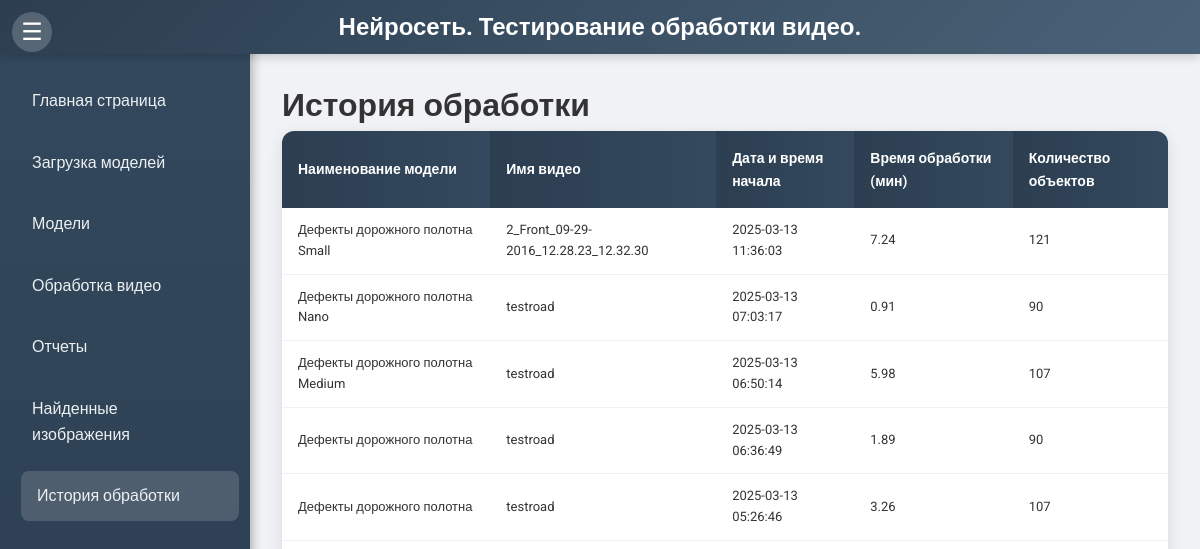
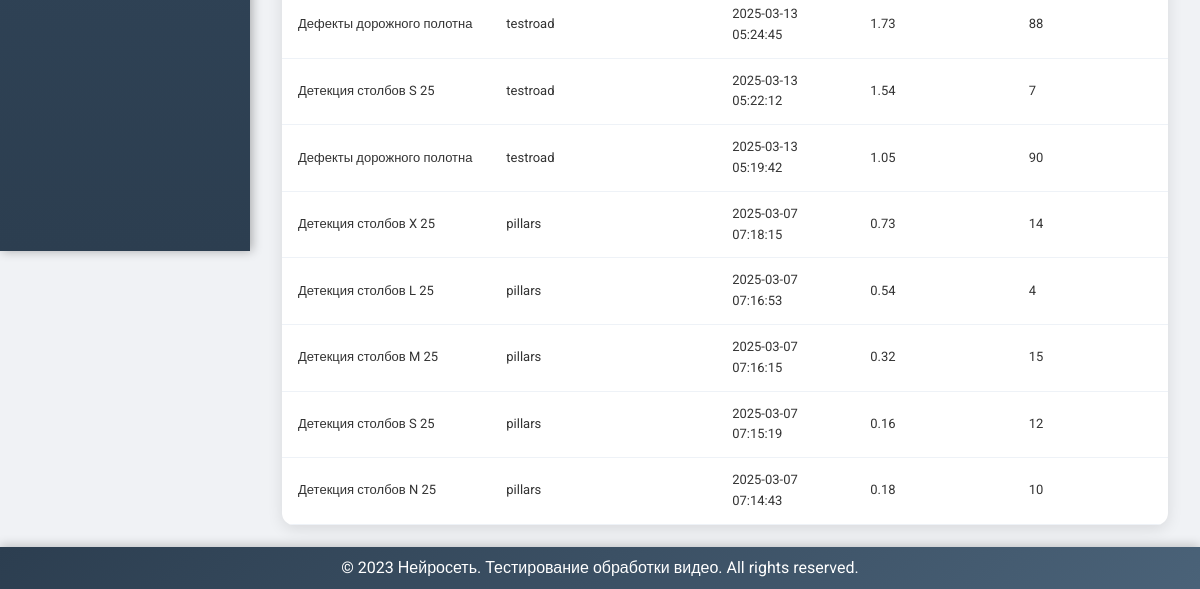
The page /processing_history on the database as committed earlier (2 pictures, top to bottom).
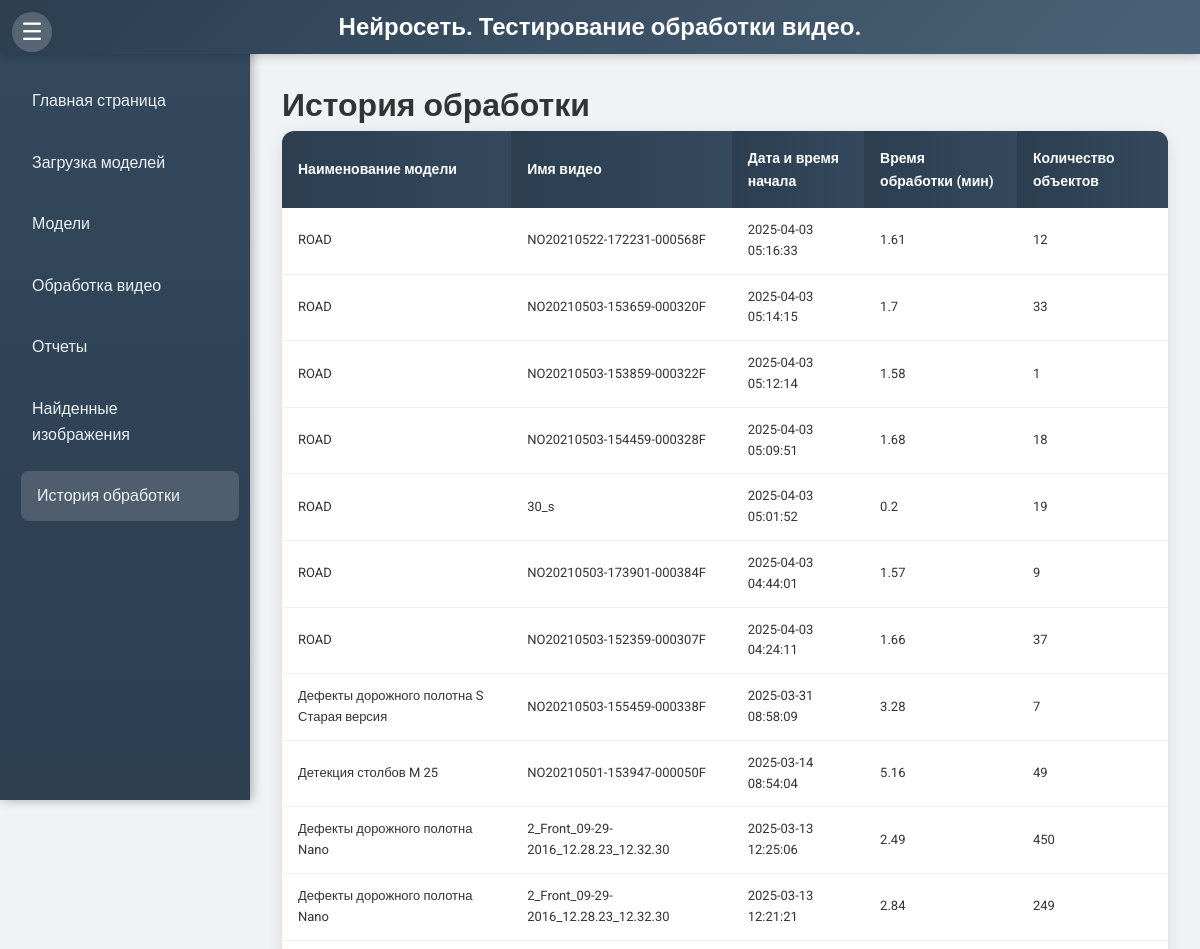
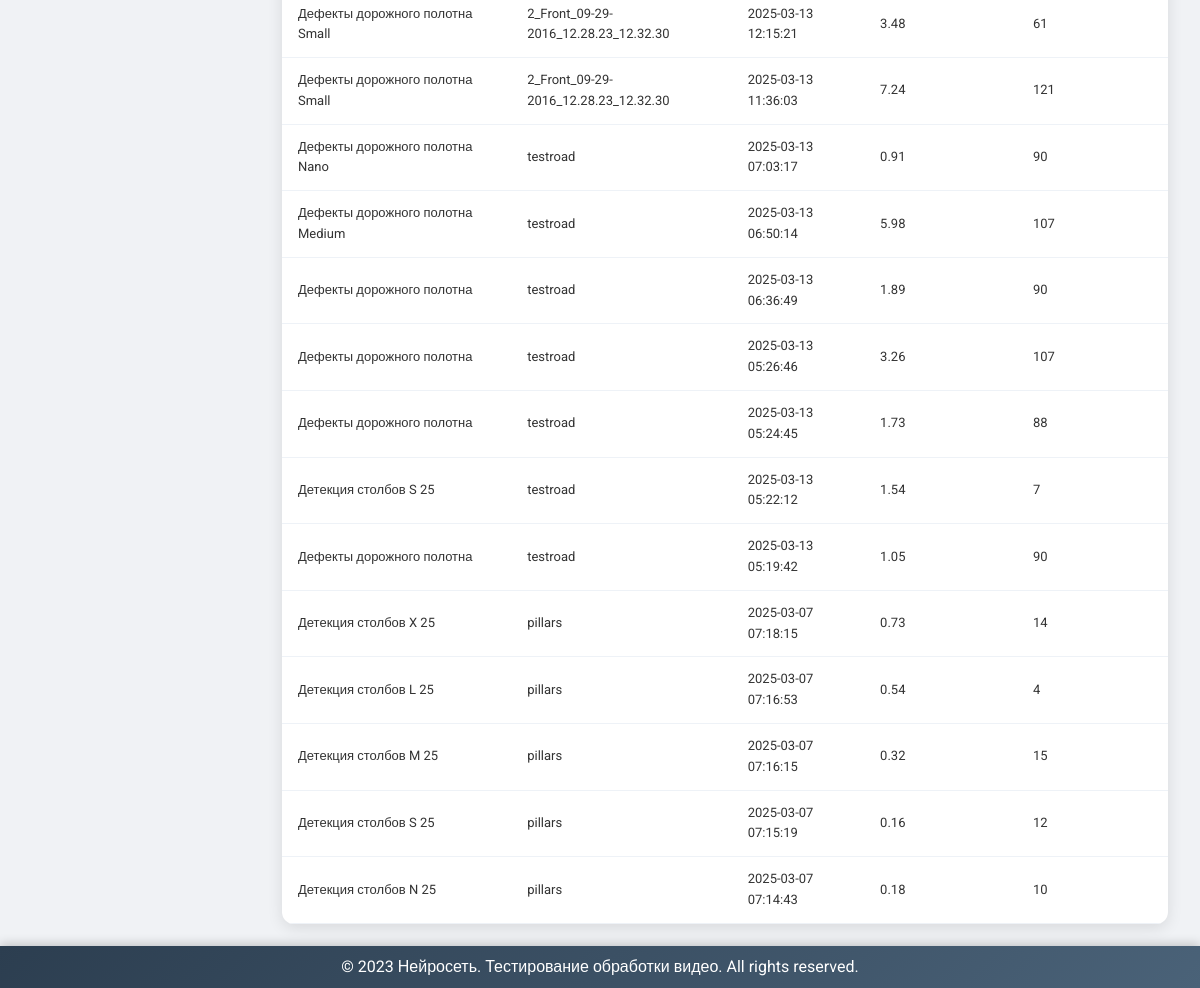
The same page on the database as committed later (2 pictures, top to bottom).
### models.py (models this page shows)
class ProcessingHistory(db.Model):
    id = db.Column(db.Integer, primary_key=True)
    model_name = db.Column(db.String(255), nullable=False)
    video_name = db.Column(db.String(255), nullable=False)
    start_datetime = db.Column(db.DateTime, nullable=False)
    processing_time = db.Column(db.Float, nullable=False)  # In seconds
    object_count = db.Column(db.Integer, nullable=False)
    created_at = db.Column(db.DateTime, default=datetime.utcnow)

### app.py (the view)
@app.route('/processing_history', methods=['GET'])
def processing_history():
    history_entries = ProcessingHistory.query.order_by(ProcessingHistory.created_at.desc()).all()
    return render_template('processing_history.html', current_page='processing_history', history_entries=history_entries)

### templates/processing_history.html (shortened to what this page needs)
{% extends 'base.html' %}
{% block content %}
    <h1>История обработки</h1>
    <table class="modern-table">
        <thead>
            <tr>
                <th>Наименование модели</th>
                <th>Имя видео</th>
                <th>Дата и время начала</th>
                <th>Время обработки (мин)</th>
                <th>Количество объектов</th>
            </tr>
        </thead>
        <tbody>
            {% for entry in history_entries %}
            <tr>
                <td>{{ entry.model_name }}</td>
                <td>{{ entry.video_name }}</td>
                <td>{{ entry.start_datetime.strftime('%Y-%m-%d %H:%M:%S') }}</td>
                <td>{{ (entry.processing_time / 60)|round(2) }}</td>
                <td>{{ entry.object_count }}</td>
            </tr>
            {% endfor %}
        </tbody>
    </table>
{% endblock %}

### templates/base.html (shortened to what this page needs)
<!DOCTYPE html>
<html lang="en">
<head>
    <link rel="stylesheet" href="{{ url_for('static', filename='css/styles.css') }}">
</head>
<body>
    <header>
        <h1>Нейросеть. Тестирование обработки видео.</h1>
        <button class="menu-toggle" onclick="toggleMenu()">☰</button>
    </header>
    <div id="sidebar" style="left: 0;">
        <nav>
            <ul>
                <li><a href="{{ url_for('index') }}" class="{% if current_page == 'index' %}active{% endif %}">Главная страница</a></li>
                <li><a href="{{ url_for('upload_file') }}" class="{% if current_page == 'upload' %}active{% endif %}">Загрузка моделей</a></li>
                <li><a href="{{ url_for('view_files') }}" class="{% if current_page == 'view' %}active{% endif %}">Модели</a></li>
                <li><a href="{{ url_for('process_video') }}" class="{% if current_page == 'process_video' %}active{% endif %}">Обработка видео</a></li>
                <li><a href="{{ url_for('reports') }}" class="{% if current_page == 'reports' %}active{% endif %}">Отчеты</a></li>
                <li><a href="{{ url_for('found_images') }}" class="{% if current_page == 'found_images' %}active{% endif %}">Найденные изображения</a></li>
                <li><a href="{{ url_for('processing_history') }}" class="{% if current_page == 'processing_history' %}active{% endif %}">История обработки</a></li>
            </ul>
        </nav>
    </div>
    <div id="content" style="margin-left: 250px;">
        {% block content %}{% endblock %}
    </div>
    <footer>
        <p>© 2023 Нейросеть. Тестирование обработки видео. All rights reserved.</p>
    </footer>
</body>
</html>

### static/css/styles.css (style rules this page uses)
* { margin: 0; padding: 0; box-sizing: border-box; }
body { font-family: 'Roboto', sans-serif; line-height: 1.6; background-color: #f0f2f5; color: #333; }
header { background: linear-gradient(135deg, #2c3e50, #4a6278); color: white; padding: 0.5rem 1rem; width: 100%; position: fixed; top: 0; left: 0; z-index: 1000; display: flex; align-items: center; justify-content: center; box-shadow: 0 2px 10px rgba(0, 0, 0, 0.2); }
header h1 { font-size: 1.5rem; margin: 0; }
#sidebar { width: 250px; background: linear-gradient(180deg, #34495e, #2c3e50); height: 100vh; position: fixed; top: 0; left: 0; padding-top: 3rem; transition: left 0.3s ease; z-index: 900; box-shadow: 2px 0 10px rgba(0, 0, 0, 0.3); }
#sidebar nav ul { list-style: none; padding: 1rem; }
#sidebar nav ul li { margin: 0.75rem 0; }
#sidebar nav ul li a { color: #ecf0f1; text-decoration: none; display: block; padding: 0.75rem 1rem; border-radius: 8px; transition: background-color 0.3s, transform 0.2s; font-weight: 500; }
#sidebar nav ul li a:hover, #sidebar nav ul li a.active { background-color: rgba(255, 255, 255, 0.15); transform: translateX(5px); }
.menu-toggle { position: fixed; top: 0.75rem; left: 0.75rem; width: 40px; height: 40px; background-color: rgba(255, 255, 255, 0.2); border: none; color: white; font-size: 1.5rem; cursor: pointer; border-radius: 50%; transition: background-color 0.3s, transform 0.2s; z-index: 1100; }
#content { padding: 2rem; margin-top: 3rem; margin-left: 250px; transition: margin-left 0.3s ease; min-height: calc(100vh - 6rem); }
.modern-table { width: 100%; border-collapse: collapse; background-color: white; box-shadow: 0 4px 15px rgba(0, 0, 0, 0.1); border-radius: 12px; overflow: hidden; margin-bottom: 2rem; }
.modern-table th { background: linear-gradient(90deg, #2c3e50, #34495e); color: white; padding: 1rem; font-size: 14px; text-align: left; font-weight: 600; }
.modern-table td { padding: 0.75rem 1rem; font-size: 13px; border-bottom: 1px solid #eef2f7; }
footer { padding: 0.5rem; text-align: center; background: linear-gradient(135deg, #2c3e50, #4a6278); color: white; position: fixed; bottom: 0; width: 100%; box-shadow: 0 -2px 10px rgba(0, 0, 0, 0.2); }

Rows that differ between the two databases and show on the page:
added ProcessingHistory: model_name "ROAD", video_name "NO20210522-172231-000568F", start_datetime "2025-04-03 05:16:33", (entry.processing_time/60)|round(2) "1.61", object_count "12"
added ProcessingHistory: model_name "ROAD", video_name "NO20210503-153659-000320F", start_datetime "2025-04-03 05:14:15", (entry.processing_time/60)|round(2) "1.7", object_count "33"
added ProcessingHistory: model_name "ROAD", video_name "NO20210503-153859-000322F", start_datetime "2025-04-03 05:12:14", (entry.processing_time/60)|round(2) "1.58", object_count "1"
added ProcessingHistory: model_name "ROAD", video_name "NO20210503-154459-000328F", start_datetime "2025-04-03 05:09:51", (entry.processing_time/60)|round(2) "1.68", object_count "18"
added ProcessingHistory: model_name "ROAD", video_name "30_s", start_datetime "2025-04-03 05:01:52", (entry.processing_time/60)|round(2) "0.2", object_count "19"
added ProcessingHistory: model_name "ROAD", video_name "NO20210503-173901-000384F", start_datetime "2025-04-03 04:44:01", (entry.processing_time/60)|round(2) "1.57", object_count "9"
added ProcessingHistory: model_name "ROAD", video_name "NO20210503-152359-000307F", start_datetime "2025-04-03 04:24:11", (entry.processing_time/60)|round(2) "1.66", object_count "37"
added ProcessingHistory: model_name "Дефекты дорожного полотна S Старая версия", video_name "NO20210503-155459-000338F", start_datetime "2025-03-31 08:58:09", (entry.processing_time/60)|round(2) "3.28", object_count "7"
added ProcessingHistory: model_name "Детекция столбов M 25", video_name "NO20210501-153947-000050F", start_datetime "2025-03-14 08:54:04", (entry.processing_time/60)|round(2) "5.16", object_count "49"
added ProcessingHistory: model_name "Дефекты дорожного полотна Nano", video_name "2_Front_09-29-2016_12.28.23_12.32.30", start_datetime "2025-03-13 12:25:06", (entry.processing_time/60)|round(2) "2.49", object_count "450"
added ProcessingHistory: model_name "Дефекты дорожного полотна Nano", video_name "2_Front_09-29-2016_12.28.23_12.32.30", start_datetime "2025-03-13 12:21:21", (entry.processing_time/60)|round(2) "2.84", object_count "249"
added ProcessingHistory: model_name "Дефекты дорожного полотна Small", video_name "2_Front_09-29-2016_12.28.23_12.32.30", start_datetime "2025-03-13 12:15:21", (entry.processing_time/60)|round(2) "3.48", object_count "61"
